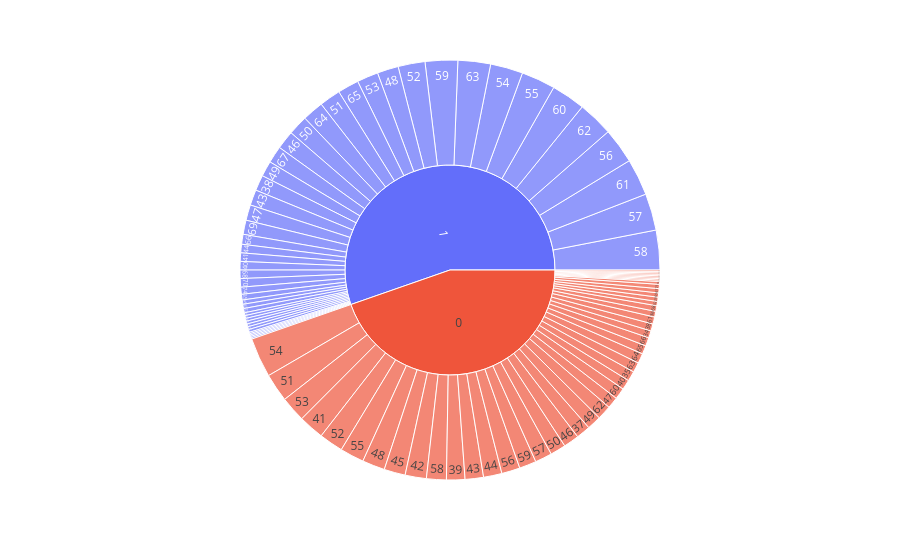

The notebook cell this image was saved under:
### Markdown cell above
#### Age and HeartDisease Distribution

### Code cell
px.sunburst(heart_df, path=['HeartDisease', 'Age'])

### Figure 1 — Plotly figure (JSON) as saved in the notebook; plotly's stock layout.template omitted (floating-point values rounded to 4 significant figures)
{"data": [{"branchvalues": "total", "domain": {"x": [0, 1], "y": [0, 1]}, "hovertemplate": "labels=%{label}<br>count=%{value}<br>parent=%{parent}<br>id=%{id}<extra></extra>", "ids": ["0/40", "1/49", "0/37", "1/48", "0/54", "0/39", "0/45", "1/37", "0/48", "1/58", "0/42", "1/38", "0/43", "1/60", "1/36", "0/44", "0/49", "1/44", "0/36", "0/53", "0/52", "0/51", "1/53", "0/56", "1/54", "1/41", "0/32", "1/65", "0/41", "0/35", "1/43", "0/59", "0/50", "1/50", "1/47", "1/31", "1/52", "1/46", "1/57", "1/55", "0/46", "1/32", "0/55", "1/63", "1/56", "1/66", "1/40", "0/57", "0/34", "0/47", "0/38", "1/33", "1/59", "1/34", "0/58", "0/61", "0/29", "0/62", "0/31", "1/35", "0/28", "0/30", "1/39", "1/51", "0/33", "1/45", "0/60", "1/61", "1/62", "0/65", "1/74", "1/68", "1/42", "0/72", "1/64", "1/69", "1/67", "1/73", "1/70", "0/66", "0/63", "0/74", "1/77", "1/72", "1/75", "0/64", "1/76", "0/68", "1/71", "0/75", "0/69", "0/67", "0/71", "0/70", "0/76", "0", "1"], "labels": ["40", "49", "37", "48", "54", "39", "45", "37", "48", "58", "42", "38", "43", "60", "36", "44", "49", "44", "36", "53", "52", "51", "53", "56", "54", "41", "32", "65", "41", "35", "43", "59", "50", "50", "47", "31", "52", "46", "57", "55", "46", "32", "55", "63", "56", "66", "40", "57", "34", "47", "38", "33", "59", "34", "58", "61", "29", "62", "31", "35", "28", "30", "39", "51", "33", "45", "60", "61", "62", "65", "74", "68", "42", "72", "64", "69", "67", "73", "70", "66", "63", "74", "77", "72", "75", "64", "76", "68", "71", "75", "69", "67", "71", "70", "76", "0", "1"], "name": "", "parents": ["0", "1", "0", "1", "0", "0", "0", "1", "0", "1", "0", "1", "0", "1", "1", "0", "0", "1", "0", "0", "0", "0", "1", "0", "1", "1", "0", "1", "0", "0", "1", "0", "0", "1", "1", "1", "1", "1", "1", "1", "0", "1", "0", "1", "1", "1", "1", "0", "0", "0", "0", "1", "1", "1", "0", "0", "0", "0", "0", "1", "0", "0", "1", "1", "0", "1", "0", "1", "1", "0", "1", "1", "1", "0", "1", "1", "1", "1", "1", "0", "0", "0", "1", "1", "1", "0", "1", "0", "1", "0", "0", "0", "0", "0", "0", "", ""], "type": "sunburst", "values": [7, 11, 10, 15, 28, 13, 15, 1, 16, 28, 15, 11, 13, 24, 2, 13, 10, 6, 4, 18, 17, 20, 15, 13, 23, 6, 3, 15, 18, 7, 11, 12, 11, 14, 11, 1, 19, 13, 26, 24, 11, 2, 17, 23, 25, 7, 6, 12, 5, 8, 5, 1, 23, 2, 14, 5, 3, 10, 1, 4, 1, 1, 2, 15, 1, 3, 8, 26, 25, 6, 5, 6, 3, 1, 15, 10, 12, 1, 6, 6, 7, 2, 2, 3, 2, 7, 1, 4, 2, 1, 3, 3, 3, 1, 1, 410, 508]}], "layout": {"legend": {"tracegroupgap": 0}, "margin": {"t": 60}}}
